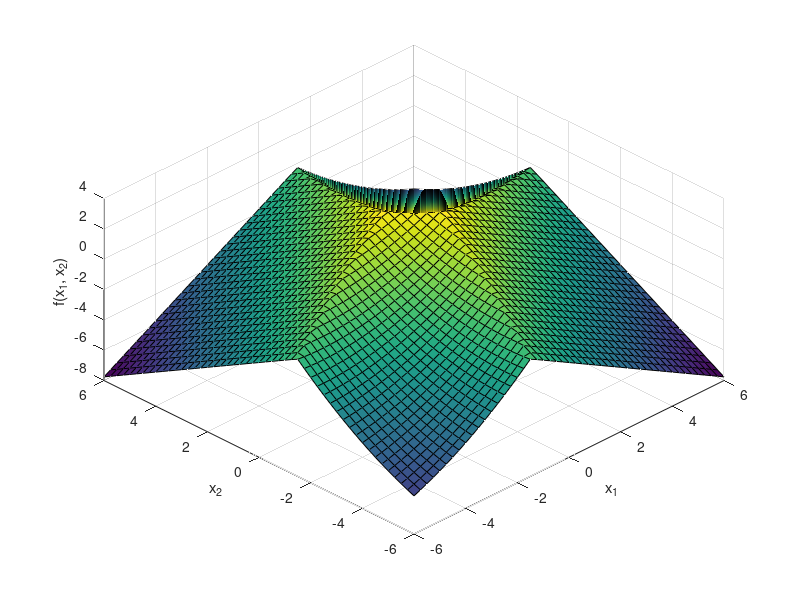

This chart was generated by the following MATLAB code: (Note: this script raises an error after producing the figure.)
%% Specify the four-branch function
four_branch = @(X,Y) cat(3, 3 + 0.1*(X - Y).^2 - (X + Y)/sqrt(2),...
    3 + 0.1*(X - Y).^2 + (X + Y)/sqrt(2),...
    (X - Y) + 6/sqrt(2),...
    (Y - X) + 6/sqrt(2));

% Input mesh
[X, Y] = meshgrid(-6:0.25:6, -6:0.25:6);

%% Evaluate the function
Z = four_branch(X,Y);
newZ = zeros(size(X));

%% Find the minimum of over all pages
[nRows, nCols, nPages] = size(Z);
for i = 1:nRows
    b = squeeze(Z(i,:,:))';
    b = min(b);
    newZ(i,:) = b;
end

%% Create surface plot
x0 = 10;
y0 = 10;
width = 256;
height = 256;
set(gcf,'position',[x0, y0, width, height])

hSurf = surf(X,Y,newZ);
xlabel('x_1')
ylabel('x_2')
zlabel('f(x_1, x_2)')
view(-45, 50)

saveas(gcf, 'fourBranchSurface.png')

%% Create contour plot
x0 = 10;
y0 = 10;
width = 256;
height = 256;
set(gcf,'position',[x0, y0, width, height])

contour(X, Y, newZ, -5:3)
hold on
contour(X, Y, newZ, [0,0], 'Color', 'k', 'LineWidth', 3, 'ShowText', 'on')
hold off
xlabel('x_1')
ylabel('x_2')

saveas(gcf, 'fourBranchContour.png')